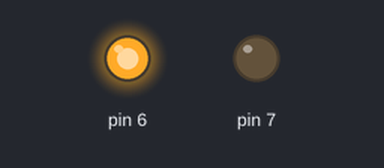
A sketch run on a simulated Arduino Uno, built with avr-gcc and run on an emulated ATmega328P. Parts: output pins drawn as LEDs (lit = HIGH).

Above: at 0.5 s.
At 1.5 s:
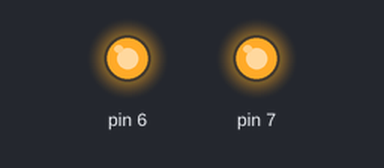
At 2.5 s:
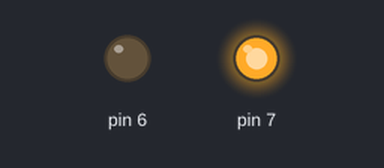
At 3.5 s:
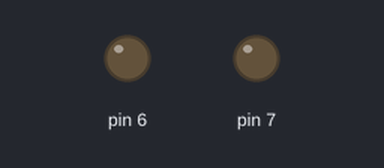
Timing chart, 0 to 5.2 s (numbered marks = the images above):
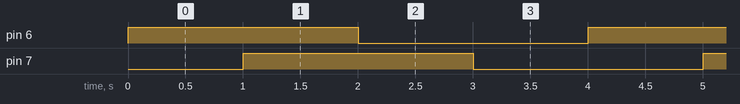

The sketch:

fanmotor.ino
```cpp
// 팬 모터 돌리기

void setup() {
  pinMode(6,OUTPUT);
  pinMode(7,OUTPUT);

}

void loop() {
  digitalWrite(6,HIGH);
  digitalWrite(7,LOW);
  delay(1000);

  digitalWrite(6,HIGH);
  digitalWrite(7,HIGH);
  delay(1000);

  digitalWrite(6,LOW);
  digitalWrite(7,HIGH);
  delay(1000);

  digitalWrite(6,LOW);
  digitalWrite(7,LOW);
  delay(1000);

  // 속도제어를 위해선 analogWrite(6,value);
}
```

Measured:
- by itself, pin 6, pin 7: alternates HIGH for 2.0 s and LOW for 2.0 s
- by itself, everything shown: repeats every 4.0 s, in 4 steps
